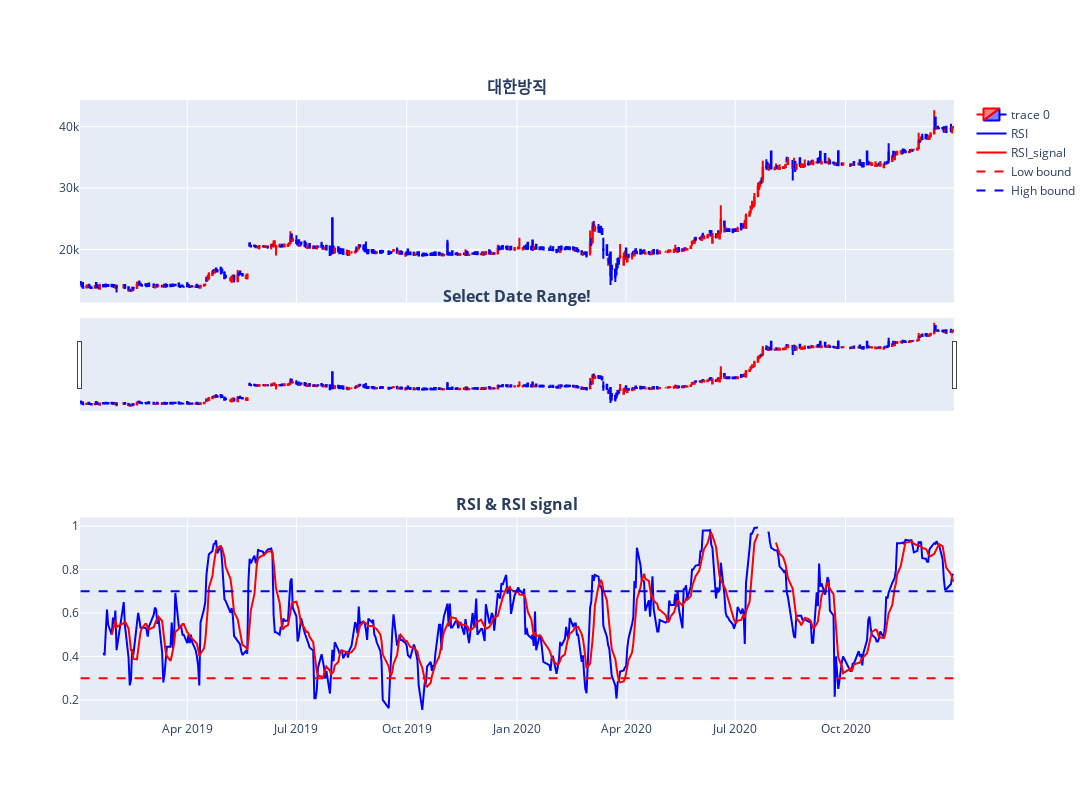

Here is the notebook cell this chart was saved with:
### Markdown cell above
### graph_objs 와 subplots 을 사용한 시각화

### Code cell
import plotly.graph_objects as go
from plotly.subplots import make_subplots

# 3 줄 1칸짜리 그래프 생성 
fig = make_subplots(rows=3, 
                    cols=1,
                    vertical_spacing=0.01,
                    shared_xaxes=True,
                    # 각 줄의 제목
                    subplot_titles=(f'<b>{name}</b>',
                                    '<b>Select Date Range!</b>',
                                    '<b>RSI & RSI signal</b>'))

fig.add_trace(    # 봉차트 추가
                   go.Candlestick(
                        x=df.index,              #날짜
                        open=df['O_PRC'],      # 시가
                        high=df['H_PRC'],     #고가
                        low=df['L_PRC'],       #저가
                        close=df['C_PRC'],   # 종가
                        increasing_line_color='red', # 상승봉의 색 설정
                        decreasing_line_color='blue' # 하락봉의 색 설정
                  ), 
                  row=1, col=1) # 1번째줄 1번째 칸에 추가

fig.add_trace(
                    # 선그래프 추가
                     go.Scatter(
                         x=df.index, #날짜
                         y=df['RSI'], # RSI
                         line=dict(color='blue'), #파란색
                         name='RSI'), # 범례
                row=3, col=1) # 3번째줄 1번째 칸에 추가

fig.add_trace(go.Scatter(x=df.index, 
                         y=df['RSI_signal'],
                         line=dict(color='red'),
                         name='RSI_signal'), row=3, col=1)
#선그래프 추가
fig.add_trace(go.Scatter(x=df.index, #날짜
                         y=df["s3"],#s3 
                         line=dict(color='red',dash='dash'), #빨강색
                         name='Low bound'),#범례
              row=3,col=1) #3번째줄 1번째 칸에 추가

# 선그래프 추가
fig.add_trace(go.Scatter(x=df.index, #날짜
                         y=df["s7"],#s3
                         line=dict(color='blue',dash='dash'),#파랑색
                         name='High bound'), #범례
              row=3,col=1) #3번째줄 1번째 칸에 추가

# 그래프 가로 1200 세로 800 기간 슬라이더 추가
fig.update_layout(width=1200, height=800, xaxis_rangeslider_visible=True)

fig.show()

### Figure 1 — Plotly figure (JSON) as saved in the notebook; plotly's stock layout.template omitted (floating-point values rounded to 4 significant figures; data arrays with more than 128 entries replaced by an {"elided": "..."} marker saying what was removed)
{"data": [{"close": {"elided": "494 int values"}, "decreasing": {"line": {"color": "blue"}}, "high": {"elided": "494 int values"}, "increasing": {"line": {"color": "red"}}, "low": {"elided": "494 int values"}, "open": {"elided": "494 int values"}, "type": "candlestick", "x": {"elided": "494 str values"}, "xaxis": "x", "yaxis": "y"}, {"line": {"color": "blue"}, "name": "RSI", "type": "scatter", "x": {"elided": "494 str values"}, "xaxis": "x3", "y": {"elided": "494 float values"}, "yaxis": "y3"}, {"line": {"color": "red"}, "name": "RSI_signal", "type": "scatter", "x": {"elided": "494 str values"}, "xaxis": "x3", "y": {"elided": "494 float values"}, "yaxis": "y3"}, {"line": {"color": "red", "dash": "dash"}, "name": "Low bound", "type": "scatter", "x": {"elided": "494 str values"}, "xaxis": "x3", "y": {"elided": "494 float values"}, "yaxis": "y3"}, {"line": {"color": "blue", "dash": "dash"}, "name": "High bound", "type": "scatter", "x": {"elided": "494 str values"}, "xaxis": "x3", "y": {"elided": "494 float values"}, "yaxis": "y3"}], "layout": {"annotations": [{"font": {"size": 16}, "showarrow": false, "text": "<b>대한방직</b>", "x": 0.5, "xanchor": "center", "xref": "paper", "y": 1, "yanchor": "bottom", "yref": "paper"}, {"font": {"size": 16}, "showarrow": false, "text": "<b>Select Date Range!</b>", "x": 0.5, "xanchor": "center", "xref": "paper", "y": 0.6633, "yanchor": "bottom", "yref": "paper"}, {"font": {"size": 16}, "showarrow": false, "text": "<b>RSI & RSI signal</b>", "x": 0.5, "xanchor": "center", "xref": "paper", "y": 0.3267, "yanchor": "bottom", "yref": "paper"}], "height": 800, "width": 1200, "xaxis": {"anchor": "y", "domain": [0, 1], "matches": "x3", "rangeslider": {"visible": true}, "showticklabels": false}, "xaxis2": {"anchor": "y2", "domain": [0, 1], "matches": "x3", "showticklabels": false}, "xaxis3": {"anchor": "y3", "domain": [0, 1]}, "yaxis": {"anchor": "x", "domain": [0.6733, 1]}, "yaxis2": {"anchor": "x2", "domain": [0.3367, 0.6633]}, "yaxis3": {"anchor": "x3", "domain": [0, 0.3267]}}}
